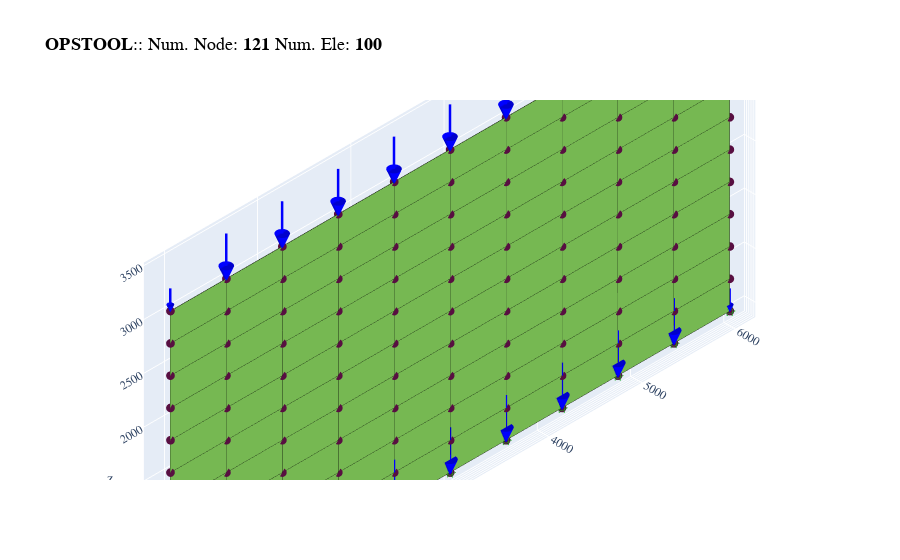

Notebook code cell kept with this figure:
### Code cell
fig = opsvis.plot_model(show_nodal_loads=True, show_ele_loads=True)
fig.show()

# fig.show(renderer="jupyterlab")
# fig.show(renderer="notebook")
# fig.show(renderer="browser")
# fig.show()  # for auto
# fig.write_html("**.html")

### Figure 1 — Plotly figure (JSON) as saved in the notebook; plotly's stock layout.template omitted (floating-point values rounded to 4 significant figures; data arrays with more than 128 entries replaced by an {"elided": "..."} marker saying what was removed)
{"data": [{"color": "#76b852", "hoverinfo": "skip", "i": {"elided": "200 int values"}, "j": {"elided": "200 int values"}, "k": {"elided": "200 int values"}, "name": "ShellMITC4", "opacity": 1, "type": "mesh3d", "x": {"elided": "400 int values"}, "y": {"elided": "400 int values"}, "z": {"elided": "400 int values"}}, {"connectgaps": false, "hoverinfo": "skip", "line": {"color": "black", "width": 1}, "mode": "lines", "name": "Edge", "type": "scatter3d", "x": {"elided": "600 int values"}, "y": {"elided": "600 int values"}, "z": {"elided": "600 int values"}}, {"customdata": ["eleTag: 1<br>connectedNodes:<br> [ 1 37 38 39]", "eleTag: 2<br>connectedNodes:<br> [39 38 40  7]", "eleTag: 3<br>connectedNodes:<br> [37  5 41 38]", "eleTag: 4<br>connectedNodes:<br> [38 41  6 40]", "eleTag: 5<br>connectedNodes:<br> [ 7 40 42 43]", "eleTag: 6<br>connectedNodes:<br> [43 42 44  9]", "eleTag: 7<br>connectedNodes:<br> [40  6 45 42]", "eleTag: 8<br>connectedNodes:<br> [42 45  8 44]", "eleTag: 9<br>connectedNodes:<br> [ 9 44 46 47]", "eleTag: 10<br>connectedNodes:<br> [47 46 48 11]", "eleTag: 11<br>connectedNodes:<br> [44  8 49 46]", "eleTag: 12<br>connectedNodes:<br> [46 49 10 48]", "eleTag: 13<br>connectedNodes:<br> [11 48 50 51]", "eleTag: 14<br>connectedNodes:<br> [51 50 52 13]", "eleTag: 15<br>connectedNodes:<br> [48 10 53 50]", "eleTag: 16<br>connectedNodes:<br> [50 53 12 52]", "eleTag: 17<br>connectedNodes:<br> [13 52 54 55]", "eleTag: 18<br>connectedNodes:<br> [55 54 56  4]", "eleTag: 19<br>connectedNodes:<br> [52 12 57 54]", "eleTag: 20<br>connectedNodes:<br> [54 57 14 56]", "eleTag: 21<br>connectedNodes:<br> [ 5 58 59 41]", "eleTag: 22<br>connectedNodes:<br> [41 59 60  6]", "eleTag: 23<br>connectedNodes:<br> [58 15 61 59]", "eleTag: 24<br>connectedNodes:<br> [59 61 16 60]", "eleTag: 25<br>connectedNodes:<br> [ 6 60 62 45]", "eleTag: 26<br>connectedNodes:<br> [45 62 63  8]", "eleTag: 27<br>connectedNodes:<br> [60 16 64 62]", "eleTag: 28<br>connectedNodes:<br> [62 64 17 63]", "eleTag: 29<br>connectedNodes:<br> [ 8 63 65 49]", "eleTag: 30<br>connectedNodes:<br> [49 65 66 10]", "eleTag: 31<br>connectedNodes:<br> [63 17 67 65]", "eleTag: 32<br>connectedNodes:<br> [65 67 18 66]", "eleTag: 33<br>connectedNodes:<br> [10 66 68 53]", "eleTag: 34<br>connectedNodes:<br> [53 68 69 12]", "eleTag: 35<br>connectedNodes:<br> [66 18 70 68]", "eleTag: 36<br>connectedNodes:<br> [68 70 19 69]", "eleTag: 37<br>connectedNodes:<br> [12 69 71 57]", "eleTag: 38<br>connectedNodes:<br> [57 71 72 14]", "eleTag: 39<br>connectedNodes:<br> [69 19 73 71]", "eleTag: 40<br>connectedNodes:<br> [71 73 20 72]", "eleTag: 41<br>connectedNodes:<br> [15 74 75 61]", "eleTag: 42<br>connectedNodes:<br> [61 75 76 16]", "eleTag: 43<br>connectedNodes:<br> [74 21 77 75]", "eleTag: 44<br>connectedNodes:<br> [75 77 22 76]", "eleTag: 45<br>connectedNodes:<br> [16 76 78 64]", "eleTag: 46<br>connectedNodes:<br> [64 78 79 17]", "eleTag: 47<br>connectedNodes:<br> [76 22 80 78]", "eleTag: 48<br>connectedNodes:<br> [78 80 23 79]", "eleTag: 49<br>connectedNodes:<br> [17 79 81 67]", "eleTag: 50<br>connectedNodes:<br> [67 81 82 18]", "eleTag: 51<br>connectedNodes:<br> [79 23 83 81]", "eleTag: 52<br>connectedNodes:<br> [81 83 24 82]", "eleTag: 53<br>connectedNodes:<br> [18 82 84 70]", "eleTag: 54<br>connectedNodes:<br> [70 84 85 19]", "eleTag: 55<br>connectedNodes:<br> [82 24 86 84]", "eleTag: 56<br>connectedNodes:<br> [84 86 25 85]", "eleTag: 57<br>connectedNodes:<br> [19 85 87 73]", "eleTag: 58<br>connectedNodes:<br> [73 87 88 20]", "eleTag: 59<br>connectedNodes:<br> [85 25 89 87]", "eleTag: 60<br>connectedNodes:<br> [87 89 26 88]", "eleTag: 61<br>connectedNodes:<br> [21 90 91 77]", "eleTag: 62<br>connectedNodes:<br> [77 91 92 22]", "eleTag: 63<br>connectedNodes:<br> [90 27 93 91]", "eleTag: 64<br>connectedNodes:<br> [91 93 28 92]", "eleTag: 65<br>connectedNodes:<br> [22 92 94 80]", "eleTag: 66<br>connectedNodes:<br> [80 94 95 23]", "eleTag: 67<br>connectedNodes:<br> [92 28 96 94]", "eleTag: 68<br>connectedNodes:<br> [94 96 29 95]", "eleTag: 69<br>connectedNodes:<br> [23 95 97 83]", "eleTag: 70<br>connectedNodes:<br> [83 97 98 24]", "eleTag: 71<br>connectedNodes:<br> [95 29 99 97]", "eleTag: 72<br>connectedNodes:<br> [97 99 30 98]", "eleTag: 73<br>connectedNodes:<br> [ 24  98 100  86]", "eleTag: 74<br>connectedNodes:<br> [ 86 100 101  25]", "eleTag: 75<br>connectedNodes:<br> [ 98  30 102 100]", "eleTag: 76<br>connectedNodes:<br> [100 102  31 101]", "eleTag: 77<br>connectedNodes:<br> [ 25 101 103  89]", "eleTag: 78<br>connectedNodes:<br> [ 89 103 104  26]", "eleTag: 79<br>connectedNodes:<br> [101  31 105 103]", "eleTag: 80<br>connectedNodes:<br> [103 105  32 104]", "eleTag: 81<br>connectedNodes:<br> [ 27 106 107  93]", "eleTag: 82<br>connectedNodes:<br> [ 93 107 108  28]", "eleTag: 83<br>connectedNodes:<br> [106   2 109 107]", "eleTag: 84<br>connectedNodes:<br> [107 109  33 108]", "eleTag: 85<br>connectedNodes:<br> [ 28 108 110  96]", "eleTag: 86<br>connectedNodes:<br> [ 96 110 111  29]", "eleTag: 87<br>connectedNodes:<br> [108  33 112 110]", "eleTag: 88<br>connectedNodes:<br> [110 112  34 111]", "eleTag: 89<br>connectedNodes:<br> [ 29 111 113  99]", "eleTag: 90<br>connectedNodes:<br> [ 99 113 114  30]", "eleTag: 91<br>connectedNodes:<br> [111  34 115 113]", "eleTag: 92<br>connectedNodes:<br> [113 115  35 114]", "eleTag: 93<br>connectedNodes:<br> [ 30 114 116 102]", "eleTag: 94<br>connectedNodes:<br> [102 116 117  31]", "eleTag: 95<br>connectedNodes:<br> [114  35 118 116]", "eleTag: 96<br>connectedNodes:<br> [116 118  36 117]", "eleTag: 97<br>connectedNodes:<br> [ 31 117 119 105]", "eleTag: 98<br>connectedNodes:<br> [105 119 120  32]", "eleTag: 99<br>connectedNodes:<br> [117  36 121 119]", "eleTag: 100<br>connectedNodes:<br> [119 121   3 120]"], "hovertemplate": "%{customdata}", "marker": {"color": "#76b852", "size": 3, "symbol": "diamond-open"}, "mode": "markers", "name": "ShellMITC4", "type": "scatter3d", "x": [300, 300, 900, 900, 300, 300, 900, 900, 300, 300, 900, 900, 300, 300, 900, 900, 300, 300, 900, 900, 1500, 1500, 2100, 2100, 1500, 1500, 2100, 2100, 1500, 1500, 2100, 2100, 1500, 1500, 2100, 2100, 1500, 1500, 2100, 2100, 2700, 2700, 3300, 3300, 2700, 2700, 3300, 3300, 2700, 2700, 3300, 3300, 2700, 2700, 3300, 3300, 2700, 2700, 3300, 3300, 3900, 3900, 4500, 4500, 3900, 3900, 4500, 4500, 3900, 3900, 4500, 4500, 3900, 3900, 4500, 4500, 3900, 3900, 4500, 4500, 5100, 5100, 5700, 5700, 5100, 5100, 5700, 5700, 5100, 5100, 5700, 5700, 5100, 5100, 5700, 5700, 5100, 5100, 5700, 5700], "y": [0, 0, 0, 0, 0, 0, 0, 0, 0, 0, 0, 0, 0, 0, 0, 0, 0, 0, 0, 0, 0, 0, 0, 0, 0, 0, 0, 0, 0, 0, 0, 0, 0, 0, 0, 0, 0, 0, 0, 0, 0, 0, 0, 0, 0, 0, 0, 0, 0, 0, 0, 0, 0, 0, 0, 0, 0, 0, 0, 0, 0, 0, 0, 0, 0, 0, 0, 0, 0, 0, 0, 0, 0, 0, 0, 0, 0, 0, 0, 0, 0, 0, 0, 0, 0, 0, 0, 0, 0, 0, 0, 0, 0, 0, 0, 0, 0, 0, 0, 0], "z": [150, 450, 150, 450, 750, 1050, 750, 1050, 1350, 1650, 1350, 1650, 1950, 2250, 1950, 2250, 2550, 2850, 2550, 2850, 150, 450, 150, 450, 750, 1050, 750, 1050, 1350, 1650, 1350, 1650, 1950, 2250, 1950, 2250, 2550, 2850, 2550, 2850, 150, 450, 150, 450, 750, 1050, 750, 1050, 1350, 1650, 1350, 1650, 1950, 2250, 1950, 2250, 2550, 2850, 2550, 2850, 150, 450, 150, 450, 750, 1050, 750, 1050, 1350, 1650, 1350, 1650, 1950, 2250, 1950, 2250, 2550, 2850, 2550, 2850, 150, 450, 150, 450, 750, 1050, 750, 1050, 1350, 1650, 1350, 1650, 1950, 2250, 1950, 2250, 2550, 2850, 2550, 2850]}, {"customdata": ["1", "2", "3", "4", "5", "6", "7", "8", "9", "10", "11", "12", "13", "14", "15", "16", "17", "18", "19", "20", "21", "22", "23", "24", "25", "26", "27", "28", "29", "30", "31", "32", "33", "34", "35", "36", "37", "38", "39", "40", "41", "42", "43", "44", "45", "46", "47", "48", "49", "50", "51", "52", "53", "54", "55", "56", "57", "58", "59", "60", "61", "62", "63", "64", "65", "66", "67", "68", "69", "70", "71", "72", "73", "74", "75", "76", "77", "78", "79", "80", "81", "82", "83", "84", "85", "86", "87", "88", "89", "90", "91", "92", "93", "94", "95", "96", "97", "98", "99", "100", "101", "102", "103", "104", "105", "106", "107", "108", "109", "110", "111", "112", "113", "114", "115", "116", "117", "118", "119", "120", "121"], "hovertemplate": "x: %{x}<br>y: %{y}<br>z: %{z} <br>nodeTag: %{customdata}", "marker": {"color": "#580f41", "size": 3, "symbol": "circle"}, "mode": "markers", "name": "Nodes", "type": "scatter3d", "x": [0, 6000, 6000, 0, 1200, 1200, 0, 1200, 0, 1200, 0, 1200, 0, 1200, 2400, 2400, 2400, 2400, 2400, 2400, 3600, 3600, 3600, 3600, 3600, 3600, 4800, 4800, 4800, 4800, 4800, 4800, 6000, 6000, 6000, 6000, 600, 600, 0, 600, 1200, 600, 0, 600, 1200, 600, 0, 600, 1200, 600, 0, 600, 1200, 600, 0, 600, 1200, 1800, 1800, 1800, 2400, 1800, 1800, 2400, 1800, 1800, 2400, 1800, 1800, 2400, 1800, 1800, 2400, 3000, 3000, 3000, 3600, 3000, 3000, 3600, 3000, 3000, 3600, 3000, 3000, 3600, 3000, 3000, 3600, 4200, 4200, 4200, 4800, 4200, 4200, 4800, 4200, 4200, 4800, 4200, 4200, 4800, 4200, 4200, 4800, 5400, 5400, 5400, 6000, 5400, 5400, 6000, 5400, 5400, 6000, 5400, 5400, 6000, 5400, 5400, 6000], "y": [0, 0, 0, 0, 0, 0, 0, 0, 0, 0, 0, 0, 0, 0, 0, 0, 0, 0, 0, 0, 0, 0, 0, 0, 0, 0, 0, 0, 0, 0, 0, 0, 0, 0, 0, 0, 0, 0, 0, 0, 0, 0, 0, 0, 0, 0, 0, 0, 0, 0, 0, 0, 0, 0, 0, 0, 0, 0, 0, 0, 0, 0, 0, 0, 0, 0, 0, 0, 0, 0, 0, 0, 0, 0, 0, 0, 0, 0, 0, 0, 0, 0, 0, 0, 0, 0, 0, 0, 0, 0, 0, 0, 0, 0, 0, 0, 0, 0, 0, 0, 0, 0, 0, 0, 0, 0, 0, 0, 0, 0, 0, 0, 0, 0, 0, 0, 0, 0, 0, 0, 0], "z": [0, 0, 3000, 3000, 0, 600, 600, 1200, 1200, 1800, 1800, 2400, 2400, 3000, 0, 600, 1200, 1800, 2400, 3000, 0, 600, 1200, 1800, 2400, 3000, 0, 600, 1200, 1800, 2400, 3000, 600, 1200, 1800, 2400, 0, 300, 300, 600, 300, 900, 900, 1200, 900, 1500, 1500, 1800, 1500, 2100, 2100, 2400, 2100, 2700, 2700, 3000, 2700, 0, 300, 600, 300, 900, 1200, 900, 1500, 1800, 1500, 2100, 2400, 2100, 2700, 3000, 2700, 0, 300, 600, 300, 900, 1200, 900, 1500, 1800, 1500, 2100, 2400, 2100, 2700, 3000, 2700, 0, 300, 600, 300, 900, 1200, 900, 1500, 1800, 1500, 2100, 2400, 2100, 2700, 3000, 2700, 0, 300, 600, 300, 900, 1200, 900, 1500, 1800, 1500, 2100, 2400, 2100, 2700, 3000, 2700]}, {"connectgaps": false, "hoverinfo": "skip", "line": {"color": "#15b01a", "width": 1}, "mode": "lines", "name": "BC", "type": "scatter3d", "x": {"elided": "198 int values"}, "y": {"elided": "198 int values"}, "z": {"elided": "198 int values"}}, {"connectgaps": false, "hovertemplate": "<b>%{text}</b>", "line": {"color": "#0000ff", "width": 5}, "mode": "lines", "name": "<b>Pattern 1</b><br>Nodal Load", "text": {"elided": "363 str values"}, "type": "scatter3d", "x": {"elided": "363 int values"}, "y": {"elided": "363 int values"}, "z": {"elided": "363 int values"}}, {"color": "#0000ff", "hovertemplate": "<b>%{text}", "i": {"elided": "3872 int values"}, "j": {"elided": "3872 int values"}, "k": {"elided": "3872 int values"}, "name": "<b>Pattern 1</b><br>Nodal Load", "text": {"elided": "2178 str values"}, "type": "mesh3d", "x": {"elided": "2178 int values"}, "y": {"elided": "2178 int values"}, "z": {"elided": "2178 int values"}}, {"connectgaps": false, "hovertemplate": "<b>%{text}</b>", "line": {"color": "#0000ff", "width": 5}, "mode": "lines", "name": "<b>Pattern 1</b><br>Nodal Load", "text": {"elided": "363 str values"}, "type": "scatter3d", "x": {"elided": "363 int values"}, "y": {"elided": "363 int values"}, "z": {"elided": "363 int values"}}, {"color": "#0000ff", "hovertemplate": "<b>%{text}", "i": {"elided": "3872 int values"}, "j": {"elided": "3872 int values"}, "k": {"elided": "3872 int values"}, "name": "<b>Pattern 1</b><br>Nodal Load", "text": {"elided": "2178 str values"}, "type": "mesh3d", "x": {"elided": "2178 int values"}, "y": {"elided": "2178 int values"}, "z": {"elided": "2178 int values"}}, {"connectgaps": false, "hovertemplate": "<b>%{text}</b>", "line": {"color": "#0000ff", "width": 5}, "mode": "lines", "name": "<b>Pattern 1</b><br>Nodal Load", "text": {"elided": "363 str values"}, "type": "scatter3d", "x": {"elided": "363 int values"}, "y": {"elided": "363 int values"}, "z": {"elided": "363 float values"}}, {"color": "#0000ff", "hovertemplate": "<b>%{text}", "i": {"elided": "3872 int values"}, "j": {"elided": "3872 int values"}, "k": {"elided": "3872 int values"}, "name": "<b>Pattern 1</b><br>Nodal Load", "text": {"elided": "2178 str values"}, "type": "mesh3d", "x": {"elided": "2178 float values"}, "y": {"elided": "2178 float values"}, "z": {"elided": "2178 float values"}}], "layout": {"autosize": true, "font": {"family": "Arial, sans-serif"}, "scene": {"aspectmode": "data", "aspectratio": {"x": 1, "y": 1, "z": 1}, "camera": {"eye": {"x": -3.5, "y": -3.5, "z": 3.5}, "projection": {"type": "orthographic"}}}, "showlegend": false, "title": {"font": {"color": "black", "family": "courier", "size": 18}, "text": "<b>OPSTOOL</b>:: Num. Node: <b>121</b> Num. Ele: <b>100</b>"}}}
